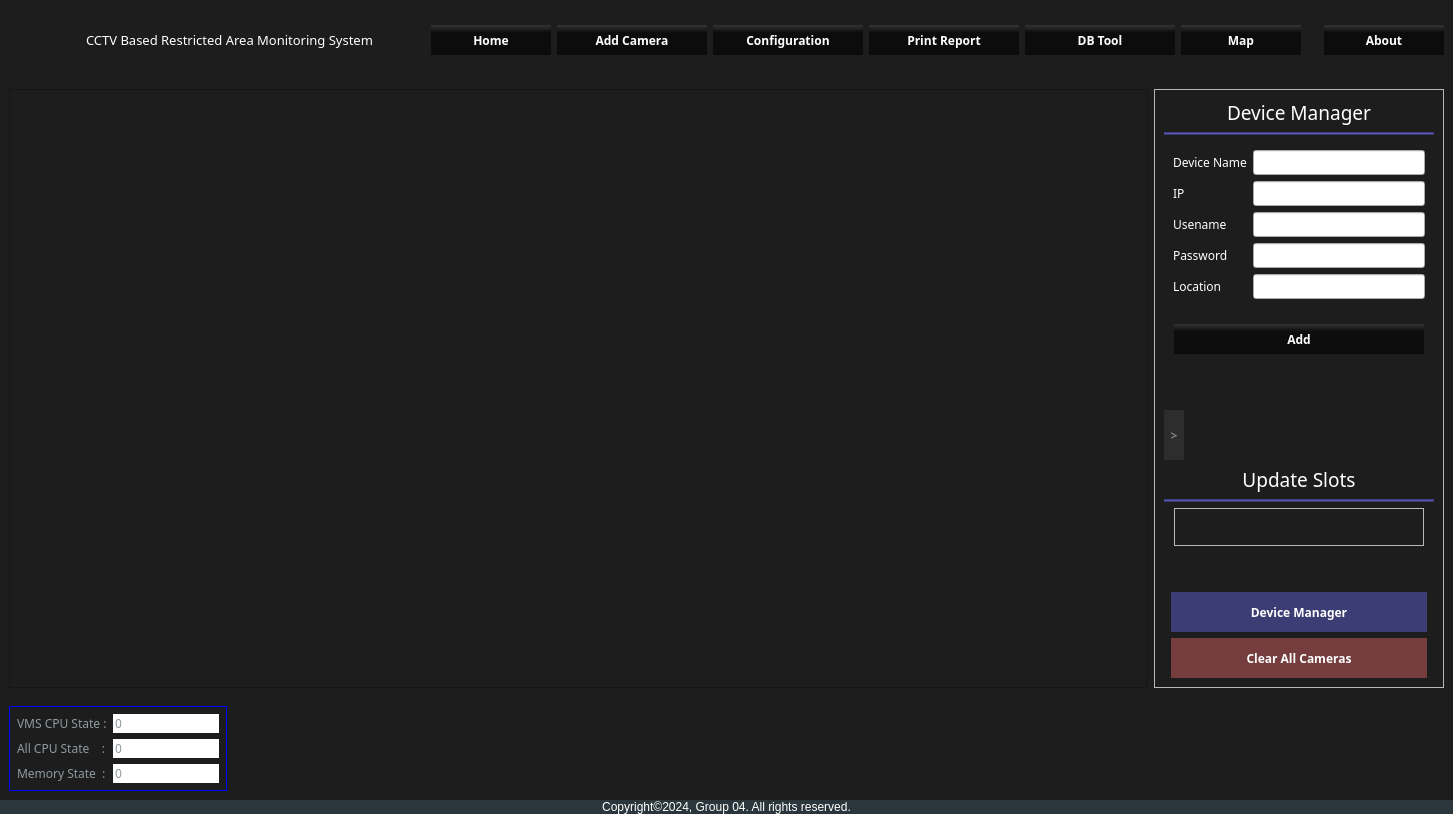
<?xml version="1.0" encoding="UTF-8"?>
<ui version="4.0">
 <class>Live_view</class>
 <widget class="QWidget" name="Live_view">
  <property name="geometry">
   <rect>
    <x>0</x>
    <y>0</y>
    <width>1436</width>
    <height>814</height>
   </rect>
  </property>
  <property name="minimumSize">
   <size>
    <width>0</width>
    <height>0</height>
   </size>
  </property>
  <property name="windowTitle">
   <string>Form</string>
  </property>
  <property name="styleSheet">
   <string notr="true">QWidget#Live_view{
background:#1d1d1d;
}</string>
  </property>
  <layout class="QVBoxLayout" name="verticalLayout_2">
   <property name="spacing">
    <number>0</number>
   </property>
   <property name="leftMargin">
    <number>0</number>
   </property>
   <property name="topMargin">
    <number>0</number>
   </property>
   <property name="rightMargin">
    <number>0</number>
   </property>
   <property name="bottomMargin">
    <number>0</number>
   </property>
   <item>
    <widget class="QWidget" name="widget" native="true">
     <property name="minimumSize">
      <size>
       <width>0</width>
       <height>80</height>
      </size>
     </property>
     <property name="maximumSize">
      <size>
       <width>16777215</width>
       <height>80</height>
      </size>
     </property>
     <property name="styleSheet">
      <string notr="true">

*{
font-family: century gothic;
}
QWidget#widget{
background:#1d1d1d;
}
QPushButton{
background-color: qlineargradient(spread:pad, x1:0.482, y1:0.3, x2:0.482224, y2:0, stop:0.15 rgba(0, 0, 0, 147), stop:1 rgba(255, 255, 255, 25));
/*background:#2d89ef;*/
border-radius:0px;
color:white;
font-weight:bold;
}

QPushButton:hover{
border:1px solid rgba(45, 137, 239,100);
border-radius:0px;
color:white;
font-weight:bold;
}








</string>
     </property>
     <layout class="QHBoxLayout" name="horizontalLayout_5">
      <item>
       <layout class="QHBoxLayout" name="horizontalLayout_4">
        <property name="spacing">
         <number>20</number>
        </property>
        <property name="leftMargin">
         <number>7</number>
        </property>
        <property name="topMargin">
         <number>7</number>
        </property>
        <property name="rightMargin">
         <number>7</number>
        </property>
        <property name="bottomMargin">
         <number>7</number>
        </property>
        <item>
         <widget class="QLabel" name="label_2">
          <property name="sizePolicy">
           <sizepolicy hsizetype="Fixed" vsizetype="Fixed">
            <horstretch>0</horstretch>
            <verstretch>0</verstretch>
           </sizepolicy>
          </property>
          <property name="minimumSize">
           <size>
            <width>50</width>
            <height>50</height>
           </size>
          </property>
          <property name="maximumSize">
           <size>
            <width>50</width>
            <height>50</height>
           </size>
          </property>
          <property name="font">
           <font>
            <family>century gothic</family>
            <pointsize>18</pointsize>
            <weight>75</weight>
            <italic>false</italic>
            <bold>true</bold>
            <strikeout>false</strikeout>
           </font>
          </property>
          <property name="styleSheet">
           <string notr="true">background:none;</string>
          </property>
          <property name="frameShape">
           <enum>QFrame::NoFrame</enum>
          </property>
          <property name="lineWidth">
           <number>3</number>
          </property>
          <property name="text">
           <string/>
          </property>
          <property name="pixmap">
           <pixmap resource="../graphics/resource.qrc">:/icon/icon/dome_camera_80px.png</pixmap>
          </property>
          <property name="scaledContents">
           <bool>true</bool>
          </property>
         </widget>
        </item>
        <item>
         <widget class="QLabel" name="label">
          <property name="font">
           <font>
            <family>century gothic</family>
            <pointsize>10</pointsize>
            <weight>50</weight>
            <italic>false</italic>
            <bold>false</bold>
            <strikeout>false</strikeout>
           </font>
          </property>
          <property name="styleSheet">
           <string notr="true">color:white;
background:none;</string>
          </property>
          <property name="frameShape">
           <enum>QFrame::NoFrame</enum>
          </property>
          <property name="lineWidth">
           <number>3</number>
          </property>
          <property name="text">
           <string>CCTV Based Restricted Area Monitoring System</string>
          </property>
         </widget>
        </item>
       </layout>
      </item>
      <item>
       <spacer name="horizontalSpacer_3">
        <property name="orientation">
         <enum>Qt::Horizontal</enum>
        </property>
        <property name="sizeType">
         <enum>QSizePolicy::Fixed</enum>
        </property>
        <property name="sizeHint" stdset="0">
         <size>
          <width>45</width>
          <height>20</height>
         </size>
        </property>
       </spacer>
      </item>
      <item>
       <widget class="QPushButton" name="btn_home">
        <property name="sizePolicy">
         <sizepolicy hsizetype="Fixed" vsizetype="Fixed">
          <horstretch>0</horstretch>
          <verstretch>0</verstretch>
         </sizepolicy>
        </property>
        <property name="minimumSize">
         <size>
          <width>120</width>
          <height>30</height>
         </size>
        </property>
        <property name="maximumSize">
         <size>
          <width>120</width>
          <height>30</height>
         </size>
        </property>
        <property name="styleSheet">
         <string notr="true"/>
        </property>
        <property name="text">
         <string>Home</string>
        </property>
       </widget>
      </item>
      <item>
       <spacer name="horizontalSpacer_4">
        <property name="orientation">
         <enum>Qt::Horizontal</enum>
        </property>
        <property name="sizeHint" stdset="0">
         <size>
          <width>500</width>
          <height>20</height>
         </size>
        </property>
       </spacer>
      </item>
      <item>
       <widget class="QPushButton" name="btn_camera_add">
        <property name="sizePolicy">
         <sizepolicy hsizetype="Fixed" vsizetype="Fixed">
          <horstretch>120</horstretch>
          <verstretch>30</verstretch>
         </sizepolicy>
        </property>
        <property name="minimumSize">
         <size>
          <width>150</width>
          <height>30</height>
         </size>
        </property>
        <property name="text">
         <string>Add Camera</string>
        </property>
       </widget>
      </item>
      <item>
       <widget class="QPushButton" name="btn_config">
        <property name="sizePolicy">
         <sizepolicy hsizetype="Fixed" vsizetype="Fixed">
          <horstretch>120</horstretch>
          <verstretch>30</verstretch>
         </sizepolicy>
        </property>
        <property name="minimumSize">
         <size>
          <width>150</width>
          <height>30</height>
         </size>
        </property>
        <property name="text">
         <string>Configuration</string>
        </property>
       </widget>
      </item>
      <item>
       <widget class="QPushButton" name="btn_print">
        <property name="sizePolicy">
         <sizepolicy hsizetype="Fixed" vsizetype="Fixed">
          <horstretch>120</horstretch>
          <verstretch>30</verstretch>
         </sizepolicy>
        </property>
        <property name="minimumSize">
         <size>
          <width>150</width>
          <height>30</height>
         </size>
        </property>
        <property name="text">
         <string>Print Report</string>
        </property>
       </widget>
      </item>
      <item>
       <widget class="QPushButton" name="btn_db_tool">
        <property name="sizePolicy">
         <sizepolicy hsizetype="Fixed" vsizetype="Fixed">
          <horstretch>120</horstretch>
          <verstretch>30</verstretch>
         </sizepolicy>
        </property>
        <property name="minimumSize">
         <size>
          <width>150</width>
          <height>30</height>
         </size>
        </property>
        <property name="text">
         <string>DB Tool</string>
        </property>
       </widget>
      </item>
      <item>
       <widget class="QPushButton" name="btn_map">
        <property name="sizePolicy">
         <sizepolicy hsizetype="Fixed" vsizetype="Fixed">
          <horstretch>0</horstretch>
          <verstretch>0</verstretch>
         </sizepolicy>
        </property>
        <property name="minimumSize">
         <size>
          <width>120</width>
          <height>30</height>
         </size>
        </property>
        <property name="maximumSize">
         <size>
          <width>120</width>
          <height>30</height>
         </size>
        </property>
        <property name="styleSheet">
         <string notr="true"/>
        </property>
        <property name="text">
         <string>Map</string>
        </property>
       </widget>
      </item>
      <item>
       <spacer name="horizontalSpacer_5">
        <property name="orientation">
         <enum>Qt::Horizontal</enum>
        </property>
        <property name="sizeType">
         <enum>QSizePolicy::Fixed</enum>
        </property>
        <property name="sizeHint" stdset="0">
         <size>
          <width>17</width>
          <height>20</height>
         </size>
        </property>
       </spacer>
      </item>
      <item>
       <widget class="QPushButton" name="btn_about">
        <property name="sizePolicy">
         <sizepolicy hsizetype="Fixed" vsizetype="Fixed">
          <horstretch>120</horstretch>
          <verstretch>30</verstretch>
         </sizepolicy>
        </property>
        <property name="minimumSize">
         <size>
          <width>120</width>
          <height>30</height>
         </size>
        </property>
        <property name="text">
         <string>About</string>
        </property>
       </widget>
      </item>
     </layout>
    </widget>
   </item>
   <item>
    <layout class="QHBoxLayout" name="horizontalLayout_6">
     <property name="spacing">
      <number>0</number>
     </property>
     <property name="leftMargin">
      <number>0</number>
     </property>
     <property name="topMargin">
      <number>0</number>
     </property>
     <property name="rightMargin">
      <number>0</number>
     </property>
     <property name="bottomMargin">
      <number>0</number>
     </property>
     <item>
      <widget class="QStackedWidget" name="stackedWidget">
       <property name="styleSheet">
        <string notr="true">

*{
font-family: century gothic;
}
QWidget#page{
background:#1d1d1d;
}
QPushButton{
background-color: qlineargradient(spread:pad, x1:0.482, y1:0.3, x2:0.482224, y2:0, stop:0.15 rgba(0, 0, 0, 147), stop:1 rgba(255, 255, 255, 25));
/*background:#2d89ef;*/
border-radius:0px;
color:white;
font-weight:bold;
}

QPushButton:hover{
border:1px solid rgba(45, 137, 239,100);
border-radius:0px;
color:white;
font-weight:bold;
}








</string>
       </property>
       <property name="currentIndex">
        <number>0</number>
       </property>
       <widget class="QWidget" name="live_view">
        <layout class="QHBoxLayout" name="horizontalLayout">
         <item>
          <widget class="QScrollArea" name="scrollArea">
           <property name="sizePolicy">
            <sizepolicy hsizetype="Expanding" vsizetype="Expanding">
             <horstretch>0</horstretch>
             <verstretch>0</verstretch>
            </sizepolicy>
           </property>
           <property name="minimumSize">
            <size>
             <width>0</width>
             <height>0</height>
            </size>
           </property>
           <property name="styleSheet">
            <string notr="true">background:#1d1d1d;</string>
           </property>
           <property name="sizeAdjustPolicy">
            <enum>QAbstractScrollArea::AdjustToContentsOnFirstShow</enum>
           </property>
           <property name="widgetResizable">
            <bool>true</bool>
           </property>
           <widget class="QWidget" name="scrollAreaWidgetContents">
            <property name="geometry">
             <rect>
              <x>0</x>
              <y>0</y>
              <width>1105</width>
              <height>578</height>
             </rect>
            </property>
            <property name="sizePolicy">
             <sizepolicy hsizetype="Expanding" vsizetype="Expanding">
              <horstretch>0</horstretch>
              <verstretch>0</verstretch>
             </sizepolicy>
            </property>
            <property name="minimumSize">
             <size>
              <width>0</width>
              <height>0</height>
             </size>
            </property>
            <property name="layoutDirection">
             <enum>Qt::LeftToRight</enum>
            </property>
            <property name="styleSheet">
             <string notr="true">background:#1d1d1d;</string>
            </property>
            <layout class="QGridLayout" name="gridLayout_2" rowstretch="0">
             <property name="leftMargin">
              <number>7</number>
             </property>
             <property name="topMargin">
              <number>7</number>
             </property>
             <property name="rightMargin">
              <number>7</number>
             </property>
             <property name="bottomMargin">
              <number>7</number>
             </property>
             <property name="spacing">
              <number>5</number>
             </property>
             <item row="0" column="0">
              <layout class="QGridLayout" name="layout">
               <property name="sizeConstraint">
                <enum>QLayout::SetMinAndMaxSize</enum>
               </property>
               <property name="leftMargin">
                <number>7</number>
               </property>
               <property name="topMargin">
                <number>7</number>
               </property>
               <property name="rightMargin">
                <number>7</number>
               </property>
               <property name="bottomMargin">
                <number>7</number>
               </property>
               <property name="spacing">
                <number>5</number>
               </property>
              </layout>
             </item>
            </layout>
           </widget>
          </widget>
         </item>
         <item>
          <widget class="QFrame" name="widget_devicemgr">
           <property name="sizePolicy">
            <sizepolicy hsizetype="Fixed" vsizetype="Preferred">
             <horstretch>0</horstretch>
             <verstretch>0</verstretch>
            </sizepolicy>
           </property>
           <property name="minimumSize">
            <size>
             <width>250</width>
             <height>0</height>
            </size>
           </property>
           <property name="maximumSize">
            <size>
             <width>16777215</width>
             <height>16777215</height>
            </size>
           </property>
           <property name="styleSheet">
            <string notr="true">*{
font-family: century gothic;
}
QWidget#widget{
background:#1d1d1d;
}

QLabel{

color:white;
}







</string>
           </property>
           <property name="frameShape">
            <enum>QFrame::StyledPanel</enum>
           </property>
           <property name="frameShadow">
            <enum>QFrame::Raised</enum>
           </property>
           <layout class="QVBoxLayout" name="verticalLayout">
            <item alignment="Qt::AlignTop">
             <widget class="QLabel" name="label_3">
              <property name="font">
               <font>
                <family>century gothic</family>
                <pointsize>14</pointsize>
               </font>
              </property>
              <property name="styleSheet">
               <string notr="true">color:white;</string>
              </property>
              <property name="text">
               <string>Device Manager</string>
              </property>
              <property name="alignment">
               <set>Qt::AlignCenter</set>
              </property>
             </widget>
            </item>
            <item>
             <widget class="Line" name="line">
              <property name="styleSheet">
               <string notr="true">background-color:rgba(100,100,255,100);</string>
              </property>
              <property name="orientation">
               <enum>Qt::Horizontal</enum>
              </property>
             </widget>
            </item>
            <item alignment="Qt::AlignTop">
             <widget class="QFrame" name="formFrame">
              <layout class="QFormLayout" name="formLayout">
               <item row="0" column="0">
                <widget class="QLabel" name="label_6">
                 <property name="text">
                  <string>Device Name</string>
                 </property>
                </widget>
               </item>
               <item row="0" column="1">
                <widget class="QLineEdit" name="deviceName"/>
               </item>
               <item row="2" column="0">
                <widget class="QLabel" name="label_7">
                 <property name="text">
                  <string>IP</string>
                 </property>
                </widget>
               </item>
               <item row="2" column="1">
                <widget class="QLineEdit" name="add_ip"/>
               </item>
               <item row="3" column="0">
                <widget class="QLabel" name="label_8">
                 <property name="text">
                  <string>Usename</string>
                 </property>
                </widget>
               </item>
               <item row="3" column="1">
                <widget class="QLineEdit" name="add_username"/>
               </item>
               <item row="4" column="0">
                <widget class="QLabel" name="label_9">
                 <property name="text">
                  <string>Password</string>
                 </property>
                </widget>
               </item>
               <item row="4" column="1">
                <widget class="QLineEdit" name="add_password"/>
               </item>
               <item row="5" column="0">
                <widget class="QLabel" name="label_11">
                 <property name="text">
                  <string>Location</string>
                 </property>
                </widget>
               </item>
               <item row="5" column="1">
                <widget class="QLineEdit" name="add_location"/>
               </item>
              </layout>
             </widget>
            </item>
            <item alignment="Qt::AlignHCenter">
             <widget class="QFrame" name="frame_2">
              <property name="styleSheet">
               <string notr="true">border:1px solid rgba(255,255,255,0);</string>
              </property>
              <property name="frameShape">
               <enum>QFrame::StyledPanel</enum>
              </property>
              <property name="frameShadow">
               <enum>QFrame::Raised</enum>
              </property>
              <layout class="QVBoxLayout" name="verticalLayout_3">
               <item>
                <widget class="QPushButton" name="btn_add">
                 <property name="sizePolicy">
                  <sizepolicy hsizetype="Fixed" vsizetype="Fixed">
                   <horstretch>0</horstretch>
                   <verstretch>0</verstretch>
                  </sizepolicy>
                 </property>
                 <property name="minimumSize">
                  <size>
                   <width>250</width>
                   <height>30</height>
                  </size>
                 </property>
                 <property name="maximumSize">
                  <size>
                   <width>200</width>
                   <height>36</height>
                  </size>
                 </property>
                 <property name="styleSheet">
                  <string notr="true">QPushButton{
background-color: qlineargradient(spread:pad, x1:0.482, y1:0.3, x2:0.482224, y2:0, stop:0.15 rgba(0, 0, 0, 147), stop:1 rgba(255, 255, 255, 25));
/*background:#2d89ef;*/
border-radius:0px;
color:white;
font-weight:bold;
}

QPushButton:hover{
border:1px solid rgba(45, 137, 239,100);
border-radius:0px;
color:white;
font-weight:bold;
}
</string>
                 </property>
                 <property name="text">
                  <string>Add</string>
                 </property>
                 <property name="default">
                  <bool>false</bool>
                 </property>
                 <property name="flat">
                  <bool>false</bool>
                 </property>
                </widget>
               </item>
              </layout>
             </widget>
            </item>
            <item>
             <spacer name="verticalSpacer">
              <property name="orientation">
               <enum>Qt::Vertical</enum>
              </property>
              <property name="sizeHint" stdset="0">
               <size>
                <width>20</width>
                <height>40</height>
               </size>
              </property>
             </spacer>
            </item>
            <item alignment="Qt::AlignLeft">
             <widget class="QPushButton" name="btn_lukao">
              <property name="minimumSize">
               <size>
                <width>20</width>
                <height>50</height>
               </size>
              </property>
              <property name="maximumSize">
               <size>
                <width>20</width>
                <height>16777215</height>
               </size>
              </property>
              <property name="styleSheet">
               <string notr="true">QPushButton{
color:rgba(255,255,255,100);
background-color:rgba(70,70,70,100);
}</string>
              </property>
              <property name="text">
               <string>&gt;</string>
              </property>
             </widget>
            </item>
            <item>
             <widget class="QLabel" name="label_10">
              <property name="font">
               <font>
                <family>century gothic</family>
                <pointsize>14</pointsize>
               </font>
              </property>
              <property name="styleSheet">
               <string notr="true">color:white;</string>
              </property>
              <property name="text">
               <string>Update Slots</string>
              </property>
              <property name="alignment">
               <set>Qt::AlignCenter</set>
              </property>
             </widget>
            </item>
            <item>
             <widget class="Line" name="line_2">
              <property name="styleSheet">
               <string notr="true">background-color:rgba(100,100,255,100);</string>
              </property>
              <property name="orientation">
               <enum>Qt::Horizontal</enum>
              </property>
             </widget>
            </item>
            <item alignment="Qt::AlignHCenter">
             <widget class="QFrame" name="frame_modify">
              <property name="sizePolicy">
               <sizepolicy hsizetype="Expanding" vsizetype="Expanding">
                <horstretch>0</horstretch>
                <verstretch>0</verstretch>
               </sizepolicy>
              </property>
              <property name="minimumSize">
               <size>
                <width>250</width>
                <height>0</height>
               </size>
              </property>
              <property name="frameShape">
               <enum>QFrame::StyledPanel</enum>
              </property>
              <property name="frameShadow">
               <enum>QFrame::Raised</enum>
              </property>
              <layout class="QGridLayout" name="gridLayout_3">
               <item row="0" column="0">
                <layout class="QGridLayout" name="gridLayout_4"/>
               </item>
              </layout>
             </widget>
            </item>
            <item>
             <spacer name="verticalSpacer_2">
              <property name="orientation">
               <enum>Qt::Vertical</enum>
              </property>
              <property name="sizeHint" stdset="0">
               <size>
                <width>20</width>
                <height>40</height>
               </size>
              </property>
             </spacer>
            </item>
            <item alignment="Qt::AlignHCenter">
             <widget class="QPushButton" name="btn_devicemgr">
              <property name="sizePolicy">
               <sizepolicy hsizetype="Fixed" vsizetype="Fixed">
                <horstretch>0</horstretch>
                <verstretch>0</verstretch>
               </sizepolicy>
              </property>
              <property name="minimumSize">
               <size>
                <width>256</width>
                <height>40</height>
               </size>
              </property>
              <property name="maximumSize">
               <size>
                <width>256</width>
                <height>40</height>
               </size>
              </property>
              <property name="styleSheet">
               <string notr="true">QPushButton{
background-color: rgba(110, 110, 252,100);
/*background:#2d89ef;*/
border-radius:0px;
color:white;
font-weight:bold;
}

QPushButton:hover{
border:1px solid rgba(45, 137, 239,100);
border-radius:0px;
color:white;
font-weight:bold;
}
</string>
              </property>
              <property name="text">
               <string>Device Manager</string>
              </property>
             </widget>
            </item>
            <item alignment="Qt::AlignHCenter">
             <widget class="QPushButton" name="btn_cleardb">
              <property name="sizePolicy">
               <sizepolicy hsizetype="Fixed" vsizetype="Fixed">
                <horstretch>0</horstretch>
                <verstretch>0</verstretch>
               </sizepolicy>
              </property>
              <property name="minimumSize">
               <size>
                <width>256</width>
                <height>40</height>
               </size>
              </property>
              <property name="maximumSize">
               <size>
                <width>256</width>
                <height>40</height>
               </size>
              </property>
              <property name="toolTip">
               <string>&lt;html&gt;&lt;head/&gt;&lt;body&gt;&lt;p&gt;Close All Videos&lt;/p&gt;&lt;/body&gt;&lt;/html&gt;</string>
              </property>
              <property name="statusTip">
               <string/>
              </property>
              <property name="whatsThis">
               <string/>
              </property>
              <property name="styleSheet">
               <string notr="true">QPushButton{
background-color: rgba(252, 110, 110,100);
/*background:#2d89ef;*/
border-radius:0px;
color:white;
font-weight:bold;
}

QPushButton:hover{
border:1px solid rgba(45, 137, 239,100);
border-radius:0px;
color:white;
font-weight:bold;
}
</string>
              </property>
              <property name="text">
               <string>Clear All Cameras</string>
              </property>
             </widget>
            </item>
           </layout>
          </widget>
         </item>
        </layout>
       </widget>
       <widget class="QWidget" name="map_view">
        <layout class="QGridLayout" name="gridLayout_5">
         <item row="0" column="0">
          <widget class="QWidget" name="widget_123" native="true">
           <property name="styleSheet">
            <string notr="true">border:1px solid #3f4045;
border-radius:10px;</string>
           </property>
           <layout class="QHBoxLayout" name="horizontalLayout_99">
            <property name="spacing">
             <number>5</number>
            </property>
            <property name="leftMargin">
             <number>10</number>
            </property>
            <property name="topMargin">
             <number>10</number>
            </property>
            <property name="rightMargin">
             <number>10</number>
            </property>
            <property name="bottomMargin">
             <number>10</number>
            </property>
            <item>
             <widget class="QWidget" name="widget_124" native="true">
              <property name="minimumSize">
               <size>
                <width>220</width>
                <height>0</height>
               </size>
              </property>
              <property name="maximumSize">
               <size>
                <width>260</width>
                <height>16777215</height>
               </size>
              </property>
              <property name="styleSheet">
               <string notr="true"/>
              </property>
              <layout class="QVBoxLayout" name="verticalLayout_21">
               <property name="spacing">
                <number>5</number>
               </property>
               <property name="leftMargin">
                <number>5</number>
               </property>
               <property name="topMargin">
                <number>5</number>
               </property>
               <property name="rightMargin">
                <number>5</number>
               </property>
               <property name="bottomMargin">
                <number>5</number>
               </property>
               <item>
                <layout class="QHBoxLayout" name="horizontalLayout_59">
                 <item>
                  <widget class="QLabel" name="label_80">
                   <property name="styleSheet">
                    <string notr="true">background:transparent;
color:rgba(255, 255, 255, 0.8);
font-size:12px;
font-weight:500;
border:none;</string>
                   </property>
                   <property name="text">
                    <string>Camera List</string>
                   </property>
                  </widget>
                 </item>
                 <item>
                  <widget class="QPushButton" name="terrian_view_btn">
                   <property name="minimumSize">
                    <size>
                     <width>0</width>
                     <height>0</height>
                    </size>
                   </property>
                   <property name="maximumSize">
                    <size>
                     <width>16777215</width>
                     <height>16777215</height>
                    </size>
                   </property>
                   <property name="styleSheet">
                    <string notr="true">QPushButton {	
	background-color: qlineargradient(spread:pad, x1:0, y1:0.505682, x2:1, y2:0.477, stop:0 rgba(20, 47, 78, 219), stop:1 rgba(85, 98, 112, 226));
	color:rgba(255, 255, 255, 210);
	border-radius:5px;
    font-size:10px;
	font-weight:bold;
	padding:5px 10px 5px 10px;
}

QPushButton:hover{	
	background-color: qlineargradient(spread:pad, x1:0, y1:0.505682, x2:1, y2:0.477, stop:0 rgba(40, 67, 98, 219), stop:1 rgba(105, 118, 132, 226));
}
QPushButton:pressed{	
	padding-left:5px;
	padding-top:5px;
	background-color:rgba(105, 118, 132, 200);
}</string>
                   </property>
                   <property name="text">
                    <string>Terrain</string>
                   </property>
                   <property name="iconSize">
                    <size>
                     <width>31</width>
                     <height>42</height>
                    </size>
                   </property>
                  </widget>
                 </item>
                 <item>
                  <widget class="QPushButton" name="setellite_view_btn">
                   <property name="minimumSize">
                    <size>
                     <width>0</width>
                     <height>0</height>
                    </size>
                   </property>
                   <property name="maximumSize">
                    <size>
                     <width>16777215</width>
                     <height>16777215</height>
                    </size>
                   </property>
                   <property name="styleSheet">
                    <string notr="true">QPushButton {	
	background-color: qlineargradient(spread:pad, x1:0, y1:0.505682, x2:1, y2:0.477, stop:0 rgba(20, 47, 78, 219), stop:1 rgba(85, 98, 112, 226));
	color:rgba(255, 255, 255, 210);
	border-radius:5px;
    font-size:10px;
	font-weight:bold;
	padding:5px 10px 5px 10px;
}

QPushButton:hover{	
	background-color: qlineargradient(spread:pad, x1:0, y1:0.505682, x2:1, y2:0.477, stop:0 rgba(40, 67, 98, 219), stop:1 rgba(105, 118, 132, 226));
}
QPushButton:pressed{	
	padding-left:5px;
	padding-top:5px;
	background-color:rgba(105, 118, 132, 200);
}</string>
                   </property>
                   <property name="text">
                    <string>Satellite</string>
                   </property>
                   <property name="iconSize">
                    <size>
                     <width>31</width>
                     <height>42</height>
                    </size>
                   </property>
                  </widget>
                 </item>
                </layout>
               </item>
               <item>
                <widget class="QScrollArea" name="map_scroll_widget">
                 <property name="styleSheet">
                  <string notr="true">border:none;</string>
                 </property>
                 <property name="widgetResizable">
                  <bool>true</bool>
                 </property>
                 <widget class="QWidget" name="scrollAreaWidgetContents_9">
                  <property name="geometry">
                   <rect>
                    <x>0</x>
                    <y>0</y>
                    <width>210</width>
                    <height>22</height>
                   </rect>
                  </property>
                  <layout class="QVBoxLayout" name="verticalLayout_5"/>
                 </widget>
                </widget>
               </item>
              </layout>
             </widget>
            </item>
           </layout>
          </widget>
         </item>
        </layout>
       </widget>
      </widget>
     </item>
    </layout>
   </item>
   <item>
    <widget class="QWidget" name="widget_2" native="true">
     <property name="styleSheet">
      <string notr="true">

*{
font-family: century gothic;
}
QLabel{
color:rgb(142, 154, 159);
background-color:none;
}
QLineEdit{
color:rgb(142, 154, 159);
background:none;
}
QWidget#widget_2{
background:#1d1d1d;
}
QPushButton{
background-color: qlineargradient(spread:pad, x1:0.482, y1:0.3, x2:0.482224, y2:0, stop:0.15 rgba(0, 0, 0, 147), stop:1 rgba(255, 255, 255, 25));
/*background:#2d89ef;*/
border-radius:0px;
color:white;
font-weight:bold;
}

QPushButton:hover{
border:1px solid rgba(45, 137, 239,100);
border-radius:0px;
color:white;
font-weight:bold;
}
</string>
     </property>
     <layout class="QHBoxLayout" name="horizontalLayout_3">
      <item>
       <widget class="QFrame" name="gridFrame_2">
        <property name="sizePolicy">
         <sizepolicy hsizetype="Fixed" vsizetype="Fixed">
          <horstretch>0</horstretch>
          <verstretch>0</verstretch>
         </sizepolicy>
        </property>
        <property name="styleSheet">
         <string notr="true">QFrame#gridFrame_2{
background:none;
border:1px solid blue;
}</string>
        </property>
        <layout class="QGridLayout" name="gridLayout">
         <property name="leftMargin">
          <number>7</number>
         </property>
         <property name="topMargin">
          <number>7</number>
         </property>
         <property name="rightMargin">
          <number>7</number>
         </property>
         <property name="bottomMargin">
          <number>7</number>
         </property>
         <item row="1" column="1">
          <widget class="QLineEdit" name="line_All_CPU">
           <property name="text">
            <string>0</string>
           </property>
           <property name="frame">
            <bool>false</bool>
           </property>
          </widget>
         </item>
         <item row="0" column="1">
          <widget class="QLineEdit" name="line_VMS_CPU">
           <property name="text">
            <string>0</string>
           </property>
           <property name="frame">
            <bool>false</bool>
           </property>
          </widget>
         </item>
         <item row="1" column="0">
          <widget class="QLabel" name="label_All_CPU">
           <property name="text">
            <string>All CPU State    :</string>
           </property>
          </widget>
         </item>
         <item row="0" column="0">
          <widget class="QLabel" name="label_VMS_CPU">
           <property name="text">
            <string>VMS CPU State :</string>
           </property>
          </widget>
         </item>
         <item row="2" column="0">
          <widget class="QLabel" name="label_Memory">
           <property name="text">
            <string>Memory State  :</string>
           </property>
          </widget>
         </item>
         <item row="2" column="1">
          <widget class="QLineEdit" name="line_Memory">
           <property name="text">
            <string>0</string>
           </property>
           <property name="frame">
            <bool>false</bool>
           </property>
          </widget>
         </item>
        </layout>
       </widget>
      </item>
      <item>
       <spacer name="horizontalSpacer">
        <property name="orientation">
         <enum>Qt::Horizontal</enum>
        </property>
        <property name="sizeType">
         <enum>QSizePolicy::Expanding</enum>
        </property>
        <property name="sizeHint" stdset="0">
         <size>
          <width>170</width>
          <height>20</height>
         </size>
        </property>
       </spacer>
      </item>
      <item>
       <widget class="QLabel" name="label_5">
        <property name="maximumSize">
         <size>
          <width>0</width>
          <height>0</height>
         </size>
        </property>
        <property name="text">
         <string/>
        </property>
        <property name="pixmap">
         <pixmap resource="../graphics/resource.qrc">:/icon/icon/Untitled-1.png</pixmap>
        </property>
       </widget>
      </item>
     </layout>
    </widget>
   </item>
   <item>
    <widget class="QLabel" name="label_4">
     <property name="font">
      <font>
       <pointsize>9</pointsize>
      </font>
     </property>
     <property name="styleSheet">
      <string notr="true">color:white;
background-color: rgb(42, 54, 59);</string>
     </property>
     <property name="text">
      <string>Copyright©2024, Group 04. All rights reserved.</string>
     </property>
     <property name="alignment">
      <set>Qt::AlignCenter</set>
     </property>
    </widget>
   </item>
  </layout>
 </widget>
 <resources>
  <include location="../graphics/resource.qrc"/>
 </resources>
 <connections/>
</ui>
